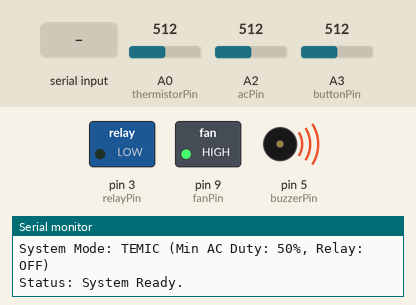
Bench run of a sketch on a simulated Arduino Uno, built with avr-gcc and run on an emulated ATmega328P. Shown: switched loads named in the sketch (green lamp = pin HIGH), buzzer (waves = sounding), the last lines printed to the serial monitor. Dashed ring = blinking. The inputs (shaded band) are chosen by the test bench; at power-on: A3 (buttonPin) = 512, A2 (acPin) = 512, A0 (thermistorPin) = 512.

Above: at 0.06 s.
At 1.2 s:
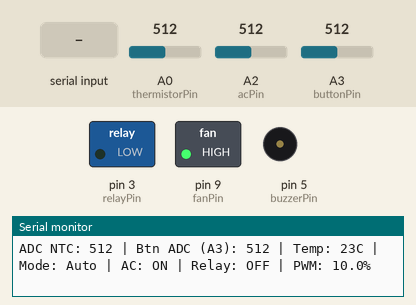
1.3 s: A3 (buttonPin) set to 11
4.3 s: A3 (buttonPin) set to 8
7.3 s: A2 (acPin) set to 492
10.3 s: A0 (thermistorPin) set to 11
13.3 s: A0 (thermistorPin) set to 8
16.3 s: "0\n" received over Serial
At 16.88 s:
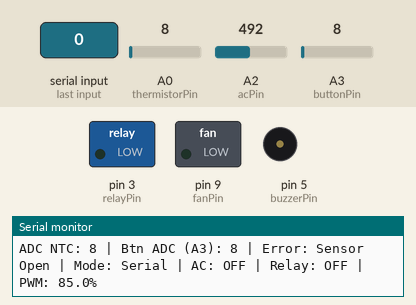
Timing chart, 0 to 20.2 s (numbered marks = the images above; inputs shaded):
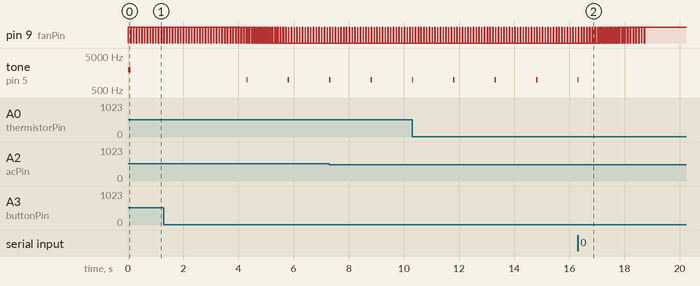

The sketch:

arduino_esg.ino
```cpp
#include <Arduino.h>

#define DEBUG 1

const bool USE_BUZZER = true;
const bool IS_TEMIC_MODE = true;

const int fanPin = 9;
const int thermistorPin = A0;
const int acPin = A2;
const int relayPin = 3;
const int buttonPin = A3;
const int buzzerPin = 5;

const float SERIES_RESISTOR = 10000.0f;
const float THERMISTOR_NOMINAL = 10000.0f;
const float TEMPERATURE_NOMINAL = 25.0f;
const float B_COEFFICIENT = 3950.0f;
const int TEMP_OFFSET = -2;

const unsigned long PERIOD_MICROS = 100000UL;

bool fanIsActive = false;
bool overheatActive = false;
unsigned long relayTimer = 0;
const unsigned long RELAY_DELAY = 5000;

float physDuty = 10.0f;
float targetPhysDuty = 10.0f;
float stableTargetDuty = 10.0f;
unsigned long dutyTimer = 0;
const unsigned long DUTY_DELAY = 3000;

int mode = 0;
float manualPhysDuty = 10.0f;

unsigned long lastUpdateTime = 0;
unsigned long pwmStartTime = 0;
bool isSensorError = false;
bool acActive = false;

bool stableBtnState = HIGH;
unsigned long btnPressTime = 0;
bool isHoldHandled = false;
int clickCount = 0;
unsigned long lastClickTime = 0;
const unsigned long MULTI_CLICK_TIMEOUT = 350;

unsigned long lastTurboBeepTime = 0;

int getTemperatureNTC(int rawAnalog);
bool getFilteredACState();
void processNonBlockingSerial();

void setup() {
  pinMode(fanPin, OUTPUT);
  digitalWrite(fanPin, LOW);

  pinMode(acPin, INPUT);
  pinMode(relayPin, OUTPUT);
  digitalWrite(relayPin, LOW);

  pinMode(buttonPin, INPUT_PULLUP);
  pinMode(buzzerPin, OUTPUT);
  digitalWrite(buzzerPin, LOW);

#if DEBUG
  Serial.begin(115200);
  Serial.println(F("\n=========================================="));
  Serial.println(F("       ESG/TEMIC CONTROLLER v2.5          "));
  Serial.println(F("=========================================="));
  Serial.print(F("System Mode: "));
  if (IS_TEMIC_MODE) {
    Serial.println(F("TEMIC (Min AC Duty: 50%, Relay: OFF)"));
  } else {
    Serial.println(F("ESG (Min AC Duty: 30%, Relay: ON)"));
  }
  Serial.println(F("Status: System Ready.\n"));
#endif

  if (USE_BUZZER) {
    tone(buzzerPin, 2000, 80);
  }

  pwmStartTime = micros();
}

void loop() {
  processNonBlockingSerial();

  int btnADC = analogRead(buttonPin);
  bool rawPinState = (btnADC < 100) ? LOW : HIGH;

  if (rawPinState == LOW && stableBtnState == HIGH) {
    stableBtnState = LOW;
    btnPressTime = millis();
    isHoldHandled = false;
  } else if (rawPinState == HIGH && stableBtnState == LOW) {
    stableBtnState = HIGH;
    unsigned long holdDuration = millis() - btnPressTime;

    if (btnPressTime > 0 && !isHoldHandled && holdDuration >= 40) {
      if (mode != 0) {
        mode = 0;
        if (USE_BUZZER) tone(buzzerPin, 1200, 60);
        clickCount = 0;
      } else {
        clickCount++;
        lastClickTime = millis();
      }
    }
    btnPressTime = 0;
  }

  if (stableBtnState == LOW && btnPressTime > 0) {
    unsigned long currentHold = millis() - btnPressTime;
    if (currentHold >= 3000 && currentHold < 5000 && !isHoldHandled) {
      mode = 2;
      if (USE_BUZZER) tone(buzzerPin, 2500, 150);
      isHoldHandled = true;
      clickCount = 0;
    }
  }

  if (clickCount > 0 && (millis() - lastClickTime >= MULTI_CLICK_TIMEOUT)) {
    if (mode == 0) {
      if (clickCount == 1) {
        mode = 1;
        if (USE_BUZZER) tone(buzzerPin, 1800, 80);
      } else if (clickCount >= 2) {
        mode = 2;
        if (USE_BUZZER) tone(buzzerPin, 2500, 150);
      }
    }
    clickCount = 0;
  }

  if (mode == 2 && USE_BUZZER) {
    if (millis() - lastTurboBeepTime >= 1500) {
      lastTurboBeepTime = millis();
      tone(buzzerPin, 1000, 50);
    }
  }

  static unsigned long lastLogicCycle = 0;
  static int currentTemp = 0;
  static int rawAnalog = 0;
  static bool targetRelayState = false;

  if (millis() - lastLogicCycle >= 150) {
    lastLogicCycle = millis();

    acActive = getFilteredACState();
    rawAnalog = analogRead(thermistorPin);
    currentTemp = getTemperatureNTC(rawAnalog);

    bool bypassFilter = false;

    if (mode == 99) {
      targetPhysDuty = manualPhysDuty;
      targetRelayState = false;
      bypassFilter = true;
      isSensorError = false;
    } else if (mode == 1) {
      targetPhysDuty = 90.0f;
      targetRelayState = false;
      bypassFilter = true;
      isSensorError = false;
    } else if (mode == 2) {
      targetPhysDuty = 90.0f;
      targetRelayState = !IS_TEMIC_MODE;
      bypassFilter = true;
      isSensorError = false;
    } else {
      if (rawAnalog >= 1018 || rawAnalog <= 5 || currentTemp == -99) {
        targetPhysDuty = 90.0f;
        targetRelayState = !IS_TEMIC_MODE;
        bypassFilter = true;
        isSensorError = true;
      } else {
        isSensorError = false;

        if (!fanIsActive && currentTemp >= 88) fanIsActive = true;
        else if (fanIsActive && currentTemp <= 85) fanIsActive = false;

        if (fanIsActive) {
          if (currentTemp >= 100) {
            targetPhysDuty = 90.0f;
          } else {
            targetPhysDuty = map(currentTemp, 88, 100, 30, 90);
          }
        } else {
          targetPhysDuty = 10.0f;
        }

        if (acActive) {
          float minAcDuty = IS_TEMIC_MODE ? 50.0f : 30.0f;
          if (targetPhysDuty < minAcDuty) targetPhysDuty = minAcDuty;
        }

        if (!overheatActive) {
          if (currentTemp >= 100) {
            if (relayTimer == 0) relayTimer = millis();
            else if (millis() - relayTimer >= RELAY_DELAY) {
              overheatActive = true;
              relayTimer = 0;
            }
          } else {
            relayTimer = 0;
          }
        } else {
          if (currentTemp <= 97) {
            if (relayTimer == 0) relayTimer = millis();
            else if (millis() - relayTimer >= RELAY_DELAY) {
              overheatActive = false;
              relayTimer = 0;
            }
          } else {
            relayTimer = 0;
          }
        }

        targetRelayState = !IS_TEMIC_MODE && (overheatActive || acActive);
        bypassFilter = false;
      }
    }

    if (bypassFilter) {
      stableTargetDuty = targetPhysDuty;
      dutyTimer = 0;
    } else {
      if (targetPhysDuty != stableTargetDuty) {
        if (dutyTimer == 0) {
          dutyTimer = millis();
        } else if (millis() - dutyTimer >= DUTY_DELAY) {
          stableTargetDuty = targetPhysDuty;
          dutyTimer = 0;
        }
      } else {
        dutyTimer = 0;
      }
    }

    if (physDuty < stableTargetDuty) {
      physDuty += 5.0f;
      if (physDuty > stableTargetDuty) physDuty = stableTargetDuty;
    } else if (physDuty > stableTargetDuty) {
      physDuty -= 5.0f;
      if (physDuty < stableTargetDuty) physDuty = stableTargetDuty;
    }
  }

  unsigned long currentMicros = micros();
  unsigned long elapsedMicros = currentMicros - pwmStartTime;

  if (elapsedMicros >= PERIOD_MICROS) {
    pwmStartTime = currentMicros;
    elapsedMicros = 0;
  }

  unsigned long highTimeMicros = (unsigned long)(PERIOD_MICROS * (1.0f - (physDuty / 100.0f)));

  if (elapsedMicros < highTimeMicros) {
    digitalWrite(fanPin, HIGH);
  } else {
    digitalWrite(fanPin, LOW);
  }

  digitalWrite(relayPin, targetRelayState ? HIGH : LOW);

  if (millis() - lastUpdateTime >= 500) {
    lastUpdateTime = millis();
#if DEBUG
    Serial.print(F("ADC NTC: "));
    Serial.print(rawAnalog);
    Serial.print(F(" | Btn ADC (A3): "));
    Serial.print(btnADC);

    if (rawAnalog >= 1018 || currentTemp == -99) {
      Serial.print(F(" | Error: Sensor Open"));
    } else if (rawAnalog <= 5) {
      Serial.print(F(" | Error: Sensor Short"));
    } else {
      Serial.print(F(" | Temp: "));
      Serial.print(currentTemp);
      Serial.print(F("C"));
    }

    Serial.print(F(" | Mode: "));
    if (mode == 0) Serial.print(F("Auto"));
    else if (mode == 1) Serial.print(F("Max"));
    else if (mode == 2) Serial.print(F("Turbo"));
    else if (mode == 99) Serial.print(F("Serial"));

    if (overheatActive) Serial.print(F(" [OVERHEAT!]"));
    Serial.print(F(" | AC: "));
    Serial.print(acActive ? F("ON") : F("OFF"));
    Serial.print(F(" | Relay: "));
    Serial.print(targetRelayState ? F("ON") : F("OFF"));
    Serial.print(F(" | PWM: "));
    Serial.print(physDuty, 1);
    Serial.println(F("%"));
#endif
  }
}

void processNonBlockingSerial() {
  static char buffer[8];
  static byte index = 0;

  while (Serial.available() > 0) {
    char c = Serial.read();
    if (c == '\n' || c == '\r') {
      if (index > 0) {
        buffer[index] = '\0';
        int input = atoi(buffer);
        if (input >= 0 && input <= 100) {
          mode = 99;
          manualPhysDuty = (float)input;
        } else if (input == 999) {
          mode = 0;
        }
        index = 0;
      }
    } else if (isdigit(c) && index < sizeof(buffer) - 1) {
      buffer[index++] = c;
    }
  }
}

bool getFilteredACState() {
  static byte acHistory = 0;
  bool currentState = (analogRead(acPin) > 500);
  acHistory = (acHistory << 1) | (currentState ? 1 : 0);
  return (acHistory & 0x0F) == 0x0F;
}

int getTemperatureNTC(int rawAnalog) {
  static float filteredRaw = 512.0f;
  filteredRaw = filteredRaw * 0.80f + (float)rawAnalog * 0.20f;

  if (filteredRaw >= 1018.0f || filteredRaw <= 5.0f) return -99;

  float denominator = (1023.0f / filteredRaw) - 1.0f;
  if (denominator <= 0.0001f) return -99;

  float resistance = SERIES_RESISTOR / denominator;
  if (resistance <= 0.0f) return -99;

  float steinhart = resistance / THERMISTOR_NOMINAL;
  steinhart = log(steinhart);
  steinhart /= B_COEFFICIENT;
  steinhart += 1.0f / (TEMPERATURE_NOMINAL + 273.15f);

  if (steinhart <= 0.0f) return -99;

  steinhart = 1.0f / steinhart;
  steinhart -= 273.15f;

  int result = (int)round(steinhart) + TEMP_OFFSET;
  if (result < -40 || result > 150) return -99;

  return result;
}
```

Measured:
- after the input at 16.3 s, tone on pin 5 (buzzerPin): goes on until 16.3 s, then stays silent
- by itself, pin 9 (fanPin): repeats every 0.11 s: LOW 0.09 s, HIGH 0.02 s, until it stays HIGH from 18.7 s
- by itself, tone on pin 5 (buzzerPin): alternates 1000 Hz for 0.05 s and silent for 1.4 s
